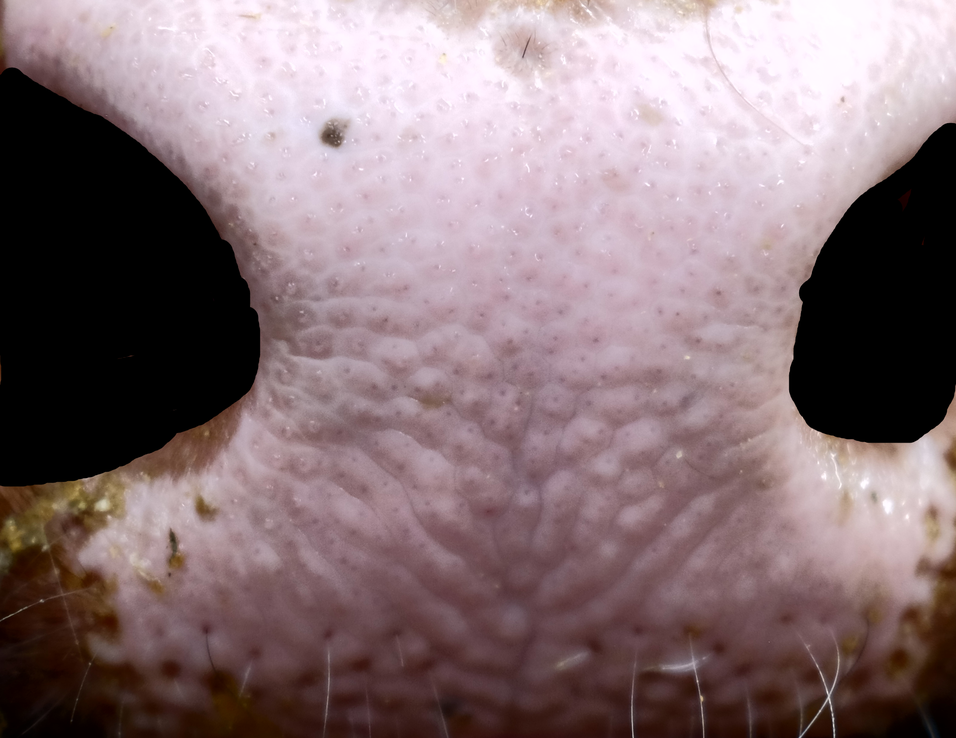
#> input picture images/testenhancednonostrils.png, 956 x 738 px, shrunk from 2104 x 1624 before the run, found by its file name
$ python scharr.py   (older library calls are emulated)
#> lines starting #> are read from the running program, lines starting #| are printed output that depends on the picture
import cv2
import numpy as np

# Load the input image in grayscale
img = cv2.imread('images\\testenhancednonostrils.png', cv2.IMREAD_GRAYSCALE)
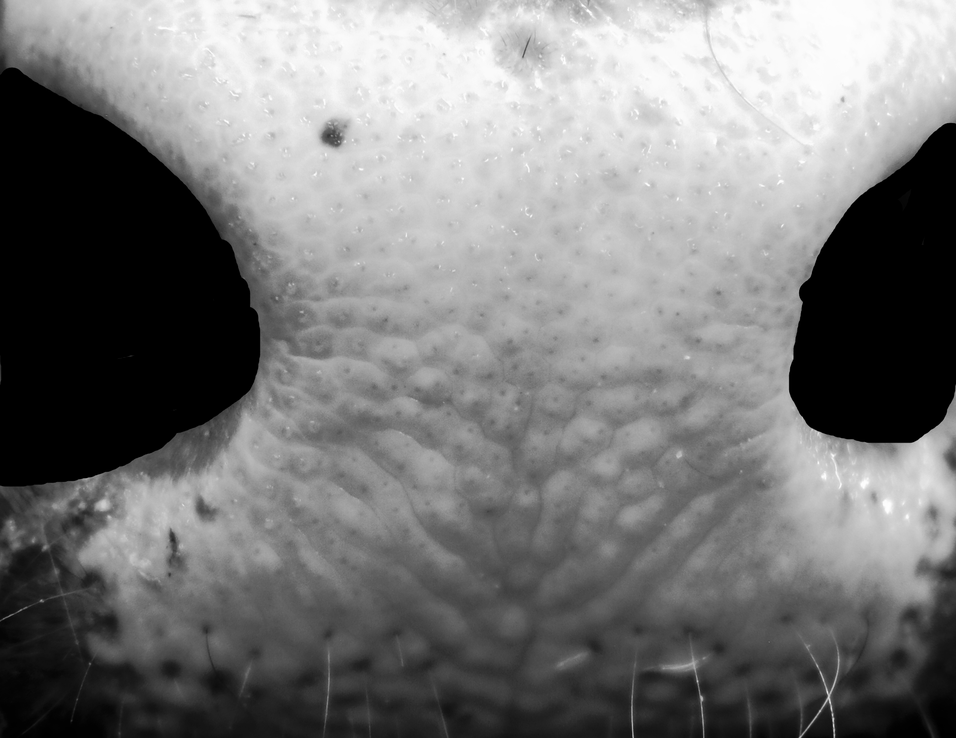
#> img: shape (738, 956); min 0, max 255, mean 120.9

# Apply Scharr filter in x and y direction
scharr_x = cv2.Scharr(img, cv2.CV_64F, 1, 0)
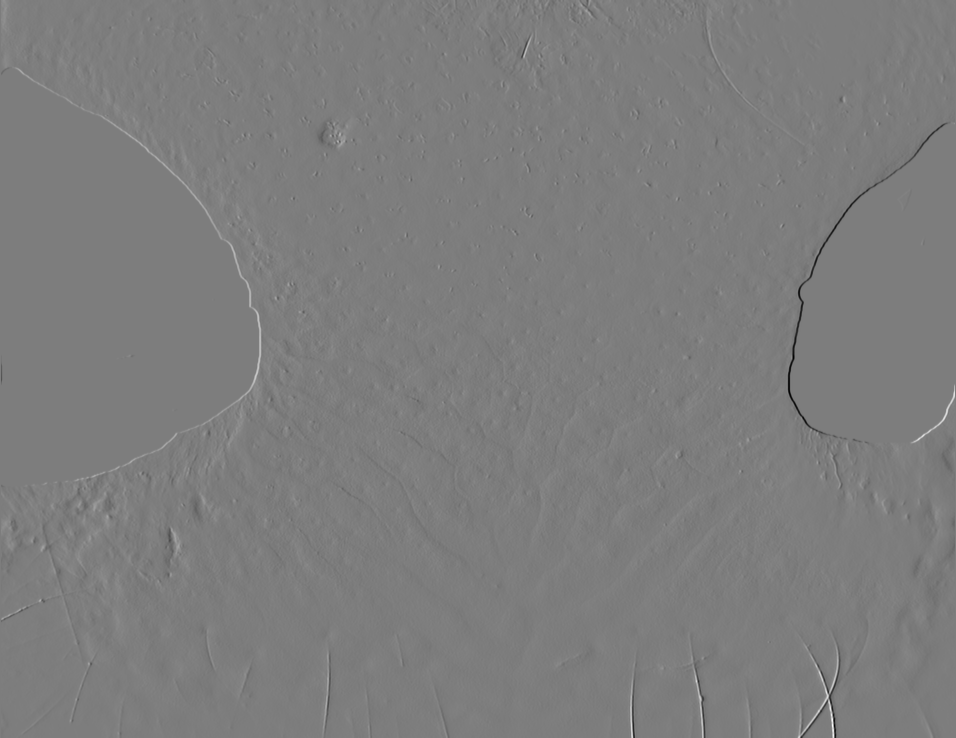
#> scharr_x: shape (738, 956) float64; min -3024, max 3119, mean 1.8; drawn with min black and max white
scharr_y = cv2.Scharr(img, cv2.CV_64F, 0, 1)

# Combine the results from both directions to obtain the final edge map
scharr_edges = cv2.addWeighted(scharr_x, 0.5, scharr_y, 0.5, 0)

# Display the result
cv2.imwrite('cv\\scharr.png', scharr_edges)
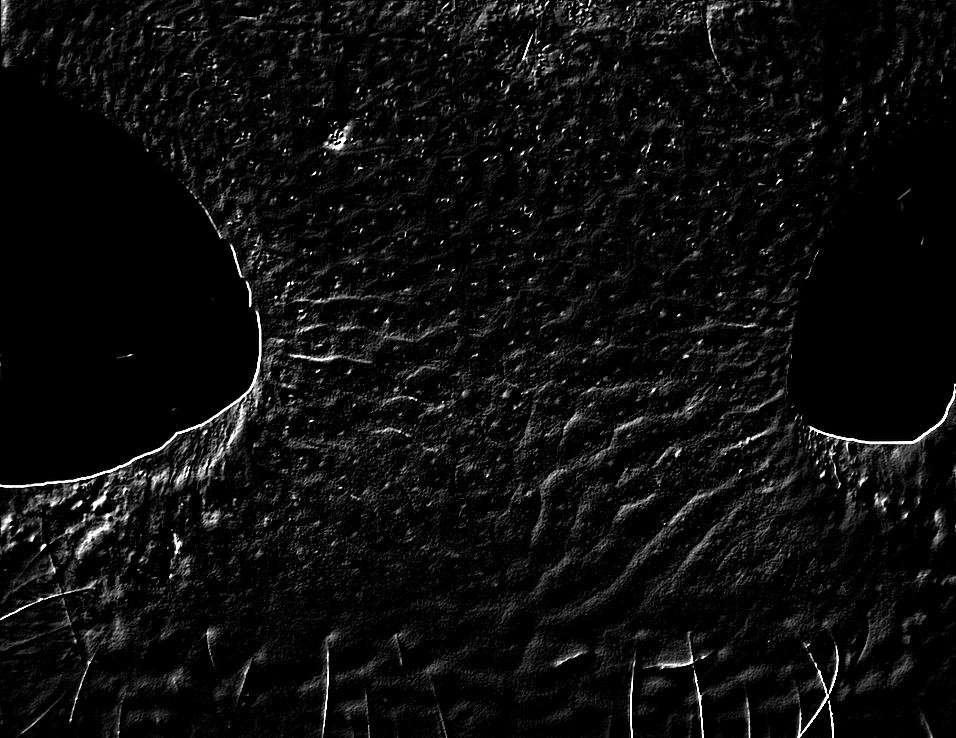
#> saved as scharr.png: shape (738, 956); min 0, max 255, mean 13.2

$ run again, with images/0.png copied over images/testenhancednonostrils.png
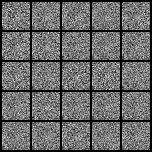
#> input picture images/0.png, 152 x 152 px, found by its file name
#> img is the input picture: shape (152, 152); min 0, max 255, mean 104.4
#> `scharr_edges = cv2.addWeighted(scharr_x, 0.5, scharr_y, 0.5, 0)`:
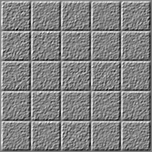
#> scharr_edges: shape (152, 152) float64; min -2074, max 1973, mean 0; drawn with min black and max white
#> `cv2.imwrite('cv\\scharr.png', scharr_edges)`:
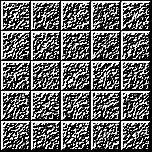
#> saved as scharr.png: shape (152, 152); min 0, max 255, mean 99.2

$ run again, with images/1600.png copied over images/testenhancednonostrils.png
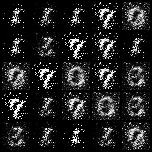
#> input picture images/1600.png, 152 x 152 px, found by its file name
#> img is the input picture: shape (152, 152); min 0, max 255, mean 35.1
#> `scharr_edges = cv2.addWeighted(scharr_x, 0.5, scharr_y, 0.5, 0)`:
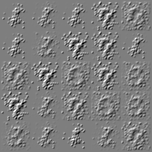
#> scharr_edges: shape (152, 152) float64; min -3279, max 3315, mean 0; drawn with min black and max white
#> `cv2.imwrite('cv\\scharr.png', scharr_edges)`:
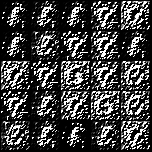
#> saved as scharr.png: shape (152, 152); min 0, max 255, mean 65.5
